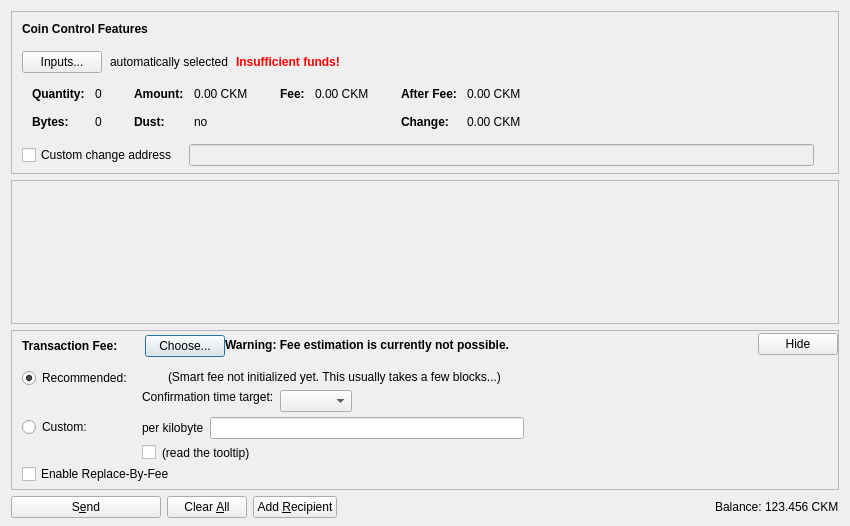
<?xml version="1.0" encoding="UTF-8"?>
<ui version="4.0">
 <class>SendCoinsDialog</class>
 <widget class="QDialog" name="SendCoinsDialog">
  <property name="geometry">
   <rect>
    <x>0</x>
    <y>0</y>
    <width>850</width>
    <height>526</height>
   </rect>
  </property>
  <property name="windowTitle">
   <string>Send Coins</string>
  </property>
  <layout class="QVBoxLayout" name="verticalLayout" stretch="0,1,0,0">
   <property name="bottomMargin">
    <number>8</number>
   </property>
   <item>
    <widget class="QFrame" name="frameCoinControl">
     <property name="sizePolicy">
      <sizepolicy hsizetype="Expanding" vsizetype="Expanding">
       <horstretch>0</horstretch>
       <verstretch>0</verstretch>
      </sizepolicy>
     </property>
     <property name="maximumSize">
      <size>
       <width>16777215</width>
       <height>16777215</height>
      </size>
     </property>
     <property name="frameShape">
      <enum>QFrame::StyledPanel</enum>
     </property>
     <property name="frameShadow">
      <enum>QFrame::Sunken</enum>
     </property>
     <layout class="QVBoxLayout" name="verticalLayoutCoinControl2">
      <property name="spacing">
       <number>0</number>
      </property>
      <property name="leftMargin">
       <number>0</number>
      </property>
      <property name="topMargin">
       <number>0</number>
      </property>
      <property name="rightMargin">
       <number>0</number>
      </property>
      <property name="bottomMargin">
       <number>6</number>
      </property>
      <item>
       <layout class="QVBoxLayout" name="verticalLayoutCoinControl" stretch="0,0,0,0,1">
        <property name="spacing">
         <number>0</number>
        </property>
        <property name="leftMargin">
         <number>10</number>
        </property>
        <property name="topMargin">
         <number>10</number>
        </property>
        <item>
         <layout class="QHBoxLayout" name="horizontalLayoutCoinControl1">
          <property name="bottomMargin">
           <number>15</number>
          </property>
          <item>
           <widget class="QLabel" name="labelCoinControlFeatures">
            <property name="sizePolicy">
             <sizepolicy hsizetype="Preferred" vsizetype="Maximum">
              <horstretch>0</horstretch>
              <verstretch>0</verstretch>
             </sizepolicy>
            </property>
            <property name="font">
             <font>
              <weight>75</weight>
              <bold>true</bold>
             </font>
            </property>
            <property name="styleSheet">
             <string notr="true">font-weight:bold;</string>
            </property>
            <property name="text">
             <string>Coin Control Features</string>
            </property>
           </widget>
          </item>
         </layout>
        </item>
        <item>
         <layout class="QHBoxLayout" name="horizontalLayoutCoinControl2" stretch="0,0,0,0">
          <property name="spacing">
           <number>8</number>
          </property>
          <property name="bottomMargin">
           <number>10</number>
          </property>
          <item>
           <widget class="QPushButton" name="pushButtonCoinControl">
            <property name="styleSheet">
             <string notr="true"/>
            </property>
            <property name="text">
             <string>Inputs...</string>
            </property>
            <property name="autoDefault">
             <bool>false</bool>
            </property>
           </widget>
          </item>
          <item>
           <widget class="QLabel" name="labelCoinControlAutomaticallySelected">
            <property name="text">
             <string>automatically selected</string>
            </property>
            <property name="margin">
             <number>5</number>
            </property>
           </widget>
          </item>
          <item>
           <widget class="QLabel" name="labelCoinControlInsuffFunds">
            <property name="font">
             <font>
              <weight>75</weight>
              <bold>true</bold>
             </font>
            </property>
            <property name="styleSheet">
             <string notr="true">color:red;font-weight:bold;</string>
            </property>
            <property name="text">
             <string>Insufficient funds!</string>
            </property>
            <property name="margin">
             <number>5</number>
            </property>
           </widget>
          </item>
          <item>
           <spacer name="horizontalSpacerCoinControl">
            <property name="orientation">
             <enum>Qt::Horizontal</enum>
            </property>
            <property name="sizeHint" stdset="0">
             <size>
              <width>40</width>
              <height>1</height>
             </size>
            </property>
           </spacer>
          </item>
         </layout>
        </item>
        <item>
         <widget class="QWidget" name="widgetCoinControl" native="true">
          <property name="sizePolicy">
           <sizepolicy hsizetype="Preferred" vsizetype="Preferred">
            <horstretch>0</horstretch>
            <verstretch>0</verstretch>
           </sizepolicy>
          </property>
          <property name="minimumSize">
           <size>
            <width>0</width>
            <height>0</height>
           </size>
          </property>
          <property name="styleSheet">
           <string notr="true"/>
          </property>
          <layout class="QHBoxLayout" name="horizontalLayoutCoinControl5">
           <property name="leftMargin">
            <number>0</number>
           </property>
           <property name="topMargin">
            <number>0</number>
           </property>
           <property name="rightMargin">
            <number>0</number>
           </property>
           <property name="bottomMargin">
            <number>0</number>
           </property>
           <item>
            <layout class="QHBoxLayout" name="horizontalLayoutCoinControl3" stretch="0,0,0,1">
             <property name="spacing">
              <number>20</number>
             </property>
             <property name="topMargin">
              <number>0</number>
             </property>
             <property name="bottomMargin">
              <number>10</number>
             </property>
             <item>
              <layout class="QFormLayout" name="formLayoutCoinControl1">
               <property name="horizontalSpacing">
                <number>10</number>
               </property>
               <property name="verticalSpacing">
                <number>14</number>
               </property>
               <property name="leftMargin">
                <number>10</number>
               </property>
               <property name="topMargin">
                <number>4</number>
               </property>
               <property name="rightMargin">
                <number>6</number>
               </property>
               <item row="0" column="0">
                <widget class="QLabel" name="labelCoinControlQuantityText">
                 <property name="font">
                  <font>
                   <weight>75</weight>
                   <bold>true</bold>
                  </font>
                 </property>
                 <property name="text">
                  <string>Quantity:</string>
                 </property>
                 <property name="margin">
                  <number>0</number>
                 </property>
                </widget>
               </item>
               <item row="0" column="1">
                <widget class="QLabel" name="labelCoinControlQuantity">
                 <property name="cursor">
                  <cursorShape>IBeamCursor</cursorShape>
                 </property>
                 <property name="contextMenuPolicy">
                  <enum>Qt::ActionsContextMenu</enum>
                 </property>
                 <property name="text">
                  <string notr="true">0</string>
                 </property>
                 <property name="margin">
                  <number>0</number>
                 </property>
                 <property name="textInteractionFlags">
                  <set>Qt::LinksAccessibleByMouse|Qt::TextSelectableByKeyboard|Qt::TextSelectableByMouse</set>
                 </property>
                </widget>
               </item>
               <item row="1" column="0">
                <widget class="QLabel" name="labelCoinControlBytesText">
                 <property name="font">
                  <font>
                   <weight>75</weight>
                   <bold>true</bold>
                  </font>
                 </property>
                 <property name="text">
                  <string>Bytes:</string>
                 </property>
                </widget>
               </item>
               <item row="1" column="1">
                <widget class="QLabel" name="labelCoinControlBytes">
                 <property name="cursor">
                  <cursorShape>IBeamCursor</cursorShape>
                 </property>
                 <property name="contextMenuPolicy">
                  <enum>Qt::ActionsContextMenu</enum>
                 </property>
                 <property name="text">
                  <string notr="true">0</string>
                 </property>
                 <property name="textInteractionFlags">
                  <set>Qt::LinksAccessibleByMouse|Qt::TextSelectableByKeyboard|Qt::TextSelectableByMouse</set>
                 </property>
                </widget>
               </item>
              </layout>
             </item>
             <item>
              <layout class="QFormLayout" name="formLayoutCoinControl2">
               <property name="horizontalSpacing">
                <number>10</number>
               </property>
               <property name="verticalSpacing">
                <number>14</number>
               </property>
               <property name="leftMargin">
                <number>6</number>
               </property>
               <property name="topMargin">
                <number>4</number>
               </property>
               <property name="rightMargin">
                <number>6</number>
               </property>
               <item row="0" column="0">
                <widget class="QLabel" name="labelCoinControlAmountText">
                 <property name="font">
                  <font>
                   <weight>75</weight>
                   <bold>true</bold>
                  </font>
                 </property>
                 <property name="text">
                  <string>Amount:</string>
                 </property>
                 <property name="margin">
                  <number>0</number>
                 </property>
                </widget>
               </item>
               <item row="0" column="1">
                <widget class="QLabel" name="labelCoinControlAmount">
                 <property name="cursor">
                  <cursorShape>IBeamCursor</cursorShape>
                 </property>
                 <property name="contextMenuPolicy">
                  <enum>Qt::ActionsContextMenu</enum>
                 </property>
                 <property name="text">
                  <string notr="true">0.00 CKM</string>
                 </property>
                 <property name="textInteractionFlags">
                  <set>Qt::LinksAccessibleByMouse|Qt::TextSelectableByKeyboard|Qt::TextSelectableByMouse</set>
                 </property>
                </widget>
               </item>
               <item row="1" column="0">
                <widget class="QLabel" name="labelCoinControlLowOutputText">
                 <property name="font">
                  <font>
                   <weight>75</weight>
                   <bold>true</bold>
                  </font>
                 </property>
                 <property name="text">
                  <string>Dust:</string>
                 </property>
                </widget>
               </item>
               <item row="1" column="1">
                <widget class="QLabel" name="labelCoinControlLowOutput">
                 <property name="cursor">
                  <cursorShape>IBeamCursor</cursorShape>
                 </property>
                 <property name="contextMenuPolicy">
                  <enum>Qt::ActionsContextMenu</enum>
                 </property>
                 <property name="text">
                  <string notr="true">no</string>
                 </property>
                 <property name="textInteractionFlags">
                  <set>Qt::LinksAccessibleByMouse|Qt::TextSelectableByKeyboard|Qt::TextSelectableByMouse</set>
                 </property>
                </widget>
               </item>
              </layout>
             </item>
             <item>
              <layout class="QFormLayout" name="formLayoutCoinControl3">
               <property name="horizontalSpacing">
                <number>10</number>
               </property>
               <property name="verticalSpacing">
                <number>14</number>
               </property>
               <property name="leftMargin">
                <number>6</number>
               </property>
               <property name="topMargin">
                <number>4</number>
               </property>
               <property name="rightMargin">
                <number>6</number>
               </property>
               <item row="0" column="0">
                <widget class="QLabel" name="labelCoinControlFeeText">
                 <property name="font">
                  <font>
                   <weight>75</weight>
                   <bold>true</bold>
                  </font>
                 </property>
                 <property name="text">
                  <string>Fee:</string>
                 </property>
                 <property name="margin">
                  <number>0</number>
                 </property>
                </widget>
               </item>
               <item row="0" column="1">
                <widget class="QLabel" name="labelCoinControlFee">
                 <property name="cursor">
                  <cursorShape>IBeamCursor</cursorShape>
                 </property>
                 <property name="contextMenuPolicy">
                  <enum>Qt::ActionsContextMenu</enum>
                 </property>
                 <property name="text">
                  <string notr="true">0.00 CKM</string>
                 </property>
                 <property name="textInteractionFlags">
                  <set>Qt::LinksAccessibleByMouse|Qt::TextSelectableByKeyboard|Qt::TextSelectableByMouse</set>
                 </property>
                </widget>
               </item>
              </layout>
             </item>
             <item>
              <layout class="QFormLayout" name="formLayoutCoinControl4">
               <property name="horizontalSpacing">
                <number>10</number>
               </property>
               <property name="verticalSpacing">
                <number>14</number>
               </property>
               <property name="leftMargin">
                <number>6</number>
               </property>
               <property name="topMargin">
                <number>4</number>
               </property>
               <property name="rightMargin">
                <number>6</number>
               </property>
               <item row="0" column="0">
                <widget class="QLabel" name="labelCoinControlAfterFeeText">
                 <property name="font">
                  <font>
                   <weight>75</weight>
                   <bold>true</bold>
                  </font>
                 </property>
                 <property name="text">
                  <string>After Fee:</string>
                 </property>
                 <property name="margin">
                  <number>0</number>
                 </property>
                </widget>
               </item>
               <item row="0" column="1">
                <widget class="QLabel" name="labelCoinControlAfterFee">
                 <property name="cursor">
                  <cursorShape>IBeamCursor</cursorShape>
                 </property>
                 <property name="contextMenuPolicy">
                  <enum>Qt::ActionsContextMenu</enum>
                 </property>
                 <property name="text">
                  <string notr="true">0.00 CKM</string>
                 </property>
                 <property name="textInteractionFlags">
                  <set>Qt::LinksAccessibleByMouse|Qt::TextSelectableByKeyboard|Qt::TextSelectableByMouse</set>
                 </property>
                </widget>
               </item>
               <item row="1" column="0">
                <widget class="QLabel" name="labelCoinControlChangeText">
                 <property name="font">
                  <font>
                   <weight>75</weight>
                   <bold>true</bold>
                  </font>
                 </property>
                 <property name="text">
                  <string>Change:</string>
                 </property>
                </widget>
               </item>
               <item row="1" column="1">
                <widget class="QLabel" name="labelCoinControlChange">
                 <property name="cursor">
                  <cursorShape>IBeamCursor</cursorShape>
                 </property>
                 <property name="contextMenuPolicy">
                  <enum>Qt::ActionsContextMenu</enum>
                 </property>
                 <property name="text">
                  <string notr="true">0.00 CKM</string>
                 </property>
                 <property name="textInteractionFlags">
                  <set>Qt::LinksAccessibleByMouse|Qt::TextSelectableByKeyboard|Qt::TextSelectableByMouse</set>
                 </property>
                </widget>
               </item>
              </layout>
             </item>
            </layout>
           </item>
          </layout>
         </widget>
        </item>
        <item>
         <layout class="QHBoxLayout" name="horizontalLayoutCoinControl4" stretch="0,0,0">
          <property name="spacing">
           <number>12</number>
          </property>
          <property name="sizeConstraint">
           <enum>QLayout::SetDefaultConstraint</enum>
          </property>
          <property name="topMargin">
           <number>5</number>
          </property>
          <property name="rightMargin">
           <number>5</number>
          </property>
          <item>
           <widget class="QCheckBox" name="checkBoxCoinControlChange">
            <property name="toolTip">
             <string>If this is activated, but the change address is empty or invalid, change will be sent to a newly generated address.</string>
            </property>
            <property name="text">
             <string>Custom change address</string>
            </property>
           </widget>
          </item>
          <item>
           <widget class="QValidatedLineEdit" name="lineEditCoinControlChange">
            <property name="enabled">
             <bool>false</bool>
            </property>
            <property name="sizePolicy">
             <sizepolicy hsizetype="Expanding" vsizetype="Fixed">
              <horstretch>0</horstretch>
              <verstretch>0</verstretch>
             </sizepolicy>
            </property>
           </widget>
          </item>
          <item>
           <widget class="QLabel" name="labelCoinControlChangeLabel">
            <property name="sizePolicy">
             <sizepolicy hsizetype="Preferred" vsizetype="Expanding">
              <horstretch>0</horstretch>
              <verstretch>0</verstretch>
             </sizepolicy>
            </property>
            <property name="minimumSize">
             <size>
              <width>0</width>
              <height>0</height>
             </size>
            </property>
            <property name="text">
             <string/>
            </property>
            <property name="margin">
             <number>3</number>
            </property>
           </widget>
          </item>
         </layout>
        </item>
        <item>
         <spacer name="verticalSpacerCoinControl">
          <property name="orientation">
           <enum>Qt::Vertical</enum>
          </property>
          <property name="sizeHint" stdset="0">
           <size>
            <width>800</width>
            <height>1</height>
           </size>
          </property>
         </spacer>
        </item>
       </layout>
      </item>
     </layout>
    </widget>
   </item>
   <item>
    <widget class="QScrollArea" name="scrollArea">
     <property name="widgetResizable">
      <bool>true</bool>
     </property>
     <widget class="QWidget" name="scrollAreaWidgetContents">
      <property name="geometry">
       <rect>
        <x>0</x>
        <y>0</y>
        <width>830</width>
        <height>104</height>
       </rect>
      </property>
      <layout class="QVBoxLayout" name="verticalLayout_2" stretch="0,1">
       <property name="leftMargin">
        <number>0</number>
       </property>
       <property name="topMargin">
        <number>0</number>
       </property>
       <property name="rightMargin">
        <number>0</number>
       </property>
       <property name="bottomMargin">
        <number>0</number>
       </property>
       <item>
        <layout class="QVBoxLayout" name="entries">
         <property name="spacing">
          <number>6</number>
         </property>
        </layout>
       </item>
       <item>
        <spacer name="verticalSpacer">
         <property name="orientation">
          <enum>Qt::Vertical</enum>
         </property>
         <property name="sizeHint" stdset="0">
          <size>
           <width>20</width>
           <height>40</height>
          </size>
         </property>
        </spacer>
       </item>
      </layout>
     </widget>
    </widget>
   </item>
   <item>
    <widget class="QFrame" name="frameFee">
     <property name="sizePolicy">
      <sizepolicy hsizetype="Expanding" vsizetype="Expanding">
       <horstretch>0</horstretch>
       <verstretch>0</verstretch>
      </sizepolicy>
     </property>
     <property name="maximumSize">
      <size>
       <width>16777215</width>
       <height>16777215</height>
      </size>
     </property>
     <property name="frameShape">
      <enum>QFrame::StyledPanel</enum>
     </property>
     <property name="frameShadow">
      <enum>QFrame::Sunken</enum>
     </property>
     <layout class="QVBoxLayout" name="verticalLayoutFee1">
      <property name="spacing">
       <number>0</number>
      </property>
      <property name="leftMargin">
       <number>0</number>
      </property>
      <property name="topMargin">
       <number>0</number>
      </property>
      <property name="rightMargin">
       <number>0</number>
      </property>
      <property name="bottomMargin">
       <number>0</number>
      </property>
      <item>
       <layout class="QVBoxLayout" name="verticalLayoutFee2" stretch="0,0,0">
        <property name="spacing">
         <number>0</number>
        </property>
        <property name="leftMargin">
         <number>10</number>
        </property>
        <property name="topMargin">
         <number>0</number>
        </property>
        <item>
         <layout class="QHBoxLayout" name="horizontalLayoutFee1">
          <property name="bottomMargin">
           <number>0</number>
          </property>
          <item>
           <layout class="QVBoxLayout" name="verticalLayoutFee7">
            <property name="spacing">
             <number>0</number>
            </property>
            <item>
             <spacer name="verticalSpacerSmartFee">
              <property name="orientation">
               <enum>Qt::Vertical</enum>
              </property>
              <property name="sizeType">
               <enum>QSizePolicy::Fixed</enum>
              </property>
              <property name="sizeHint" stdset="0">
               <size>
                <width>1</width>
                <height>4</height>
               </size>
              </property>
             </spacer>
            </item>
            <item>
             <layout class="QHBoxLayout" name="horizontalLayoutSmartFee">
              <property name="spacing">
               <number>10</number>
              </property>
              <item>
               <widget class="QLabel" name="labelFeeHeadline">
                <property name="sizePolicy">
                 <sizepolicy hsizetype="Preferred" vsizetype="Maximum">
                  <horstretch>0</horstretch>
                  <verstretch>0</verstretch>
                 </sizepolicy>
                </property>
                <property name="font">
                 <font>
                  <weight>75</weight>
                  <bold>true</bold>
                 </font>
                </property>
                <property name="styleSheet">
                 <string notr="true">font-weight:bold;</string>
                </property>
                <property name="text">
                 <string>Transaction Fee:</string>
                </property>
               </widget>
              </item>
              <item>
               <widget class="QLabel" name="labelFeeMinimized">
                <property name="text">
                 <string/>
                </property>
               </widget>
              </item>
              <item>
               <widget class="QPushButton" name="buttonChooseFee">
                <property name="text">
                 <string>Choose...</string>
                </property>
               </widget>
              </item>
             </layout>
            </item>
            <item>
             <spacer name="verticalSpacer_5">
              <property name="orientation">
               <enum>Qt::Vertical</enum>
              </property>
              <property name="sizeHint" stdset="0">
               <size>
                <width>1</width>
                <height>1</height>
               </size>
              </property>
             </spacer>
            </item>
           </layout>
          </item>
          <item>
           <widget class="QLabel" name="fallbackFeeWarningLabel">
            <property name="toolTip">
             <string>Using the fallbackfee can result in sending a transaction that will take several hours or days (or never) to confirm. Consider choosing your fee manually or wait until you have validated the complete chain.</string>
            </property>
            <property name="font">
            <font>
                <weight>75</weight>
                <bold>true</bold>
            </font>
            </property>
            <property name="text">
             <string>Warning: Fee estimation is currently not possible.</string>
            </property>
            <property name="wordWrap">
             <bool>false</bool>
            </property>
           </widget>
          </item>
          <item>
           <spacer name="horizontalSpacer_4">
            <property name="orientation">
             <enum>Qt::Horizontal</enum>
            </property>
            <property name="sizeType">
             <enum>QSizePolicy::MinimumExpanding</enum>
            </property>
            <property name="sizeHint" stdset="0">
             <size>
              <width>40</width>
              <height>20</height>
             </size>
            </property>
           </spacer>
          </item>
          <item>
           <widget class="QPushButton" name="buttonMinimizeFee">
            <property name="toolTip">
             <string>collapse fee-settings</string>
            </property>
            <property name="text">
             <string>Hide</string>
            </property>
           </widget>
          </item>
         </layout>
        </item>
        <item>
         <widget class="QFrame" name="frameFeeSelection">
          <layout class="QVBoxLayout" name="verticalLayoutFee12">
           <property name="spacing">
            <number>0</number>
           </property>
           <property name="leftMargin">
            <number>0</number>
           </property>
           <property name="topMargin">
            <number>0</number>
           </property>
           <property name="rightMargin">
            <number>0</number>
           </property>
           <property name="bottomMargin">
            <number>0</number>
           </property>
           <item>
            <layout class="QGridLayout" name="gridLayoutFee">
             <property name="topMargin">
              <number>10</number>
             </property>
             <property name="bottomMargin">
              <number>4</number>
             </property>
             <property name="horizontalSpacing">
              <number>10</number>
             </property>
             <property name="verticalSpacing">
              <number>4</number>
             </property>
             <item row="1" column="1">
              <layout class="QVBoxLayout" name="verticalLayoutFee8">
               <property name="spacing">
                <number>6</number>
               </property>
               <item>
                <layout class="QHBoxLayout" name="horizontalLayoutFee13">
                 <item>
                  <widget class="QLabel" name="labelCustomPerKilobyte">
                   <property name="toolTip">
                    <string>Specify a custom fee per kB (1,000 bytes) of the transaction's virtual size.

Note:  Since the fee is calculated on a per-byte basis, a fee of "100 satoshis per kB" for a transaction size of 500 bytes (half of 1 kB) would ultimately yield a fee of only 50 satoshis.</string>
                   </property>
                   <property name="text">
                    <string>per kilobyte</string>
                   </property>
                  </widget>
                 </item>
                 <item>
                  <widget class="ChuckrumAmountField" name="customFee"/>
                 </item>
                 <item>
                  <spacer name="horizontalSpacer_6">
                   <property name="orientation">
                    <enum>Qt::Horizontal</enum>
                   </property>
                   <property name="sizeHint" stdset="0">
                    <size>
                     <width>1</width>
                     <height>1</height>
                    </size>
                   </property>
                  </spacer>
                 </item>
                </layout>
               </item>
               <item>
                <layout class="QHBoxLayout" name="horizontalLayoutFee8">
                 <item>
                  <widget class="QCheckBox" name="checkBoxMinimumFee">
                   <property name="toolTip">
                    <string>Paying only the minimum fee is just fine as long as there is less transaction volume than space in the blocks. But be aware that this can end up in a never confirming transaction once there is more demand for chuckrum transactions than the network can process.</string>
                   </property>
                   <property name="text">
                    <string/>
                   </property>
                  </widget>
                 </item>
                 <item>
                  <widget class="QLabel" name="labelMinFeeWarning">
                   <property name="enabled">
                    <bool>true</bool>
                   </property>
                   <property name="toolTip">
                    <string>Paying only the minimum fee is just fine as long as there is less transaction volume than space in the blocks. But be aware that this can end up in a never confirming transaction once there is more demand for chuckrum transactions than the network can process.</string>
                   </property>
                   <property name="text">
                    <string>(read the tooltip)</string>
                   </property>
                   <property name="margin">
                    <number>5</number>
                   </property>
                  </widget>
                 </item>
                 <item>
                  <spacer name="horizontalSpacer_2">
                   <property name="orientation">
                    <enum>Qt::Horizontal</enum>
                   </property>
                   <property name="sizeHint" stdset="0">
                    <size>
                     <width>1</width>
                     <height>1</height>
                    </size>
                   </property>
                  </spacer>
                 </item>
                </layout>
               </item>
              </layout>
             </item>
             <item row="0" column="0">
              <layout class="QVBoxLayout" name="verticalLayoutFee4" stretch="0,1">
               <item>
                <widget class="QRadioButton" name="radioSmartFee">
                 <property name="text">
                  <string>Recommended:</string>
                 </property>
                 <property name="checked">
                  <bool>true</bool>
                 </property>
                 <attribute name="buttonGroup">
                  <string notr="true">groupFee</string>
                 </attribute>
                </widget>
               </item>
               <item>
                <spacer name="verticalSpacer_2">
                 <property name="orientation">
                  <enum>Qt::Vertical</enum>
                 </property>
                 <property name="sizeHint" stdset="0">
                  <size>
                   <width>1</width>
                   <height>1</height>
                  </size>
                 </property>
                </spacer>
               </item>
              </layout>
             </item>
             <item row="1" column="0">
              <layout class="QVBoxLayout" name="verticalLayoutFee9" stretch="0,1">
               <item>
                <widget class="QRadioButton" name="radioCustomFee">
                 <property name="text">
                  <string>Custom:</string>
                 </property>
                 <attribute name="buttonGroup">
                  <string notr="true">groupFee</string>
                 </attribute>
                </widget>
               </item>
               <item>
                <spacer name="verticalSpacer_6">
                 <property name="orientation">
                  <enum>Qt::Vertical</enum>
                 </property>
                 <property name="sizeHint" stdset="0">
                  <size>
                   <width>1</width>
                   <height>1</height>
                  </size>
                 </property>
                </spacer>
               </item>
              </layout>
             </item>
             <item row="0" column="1">
              <layout class="QVBoxLayout" name="verticalLayoutFee3" stretch="0,0,1">
               <property name="spacing">
                <number>6</number>
               </property>
               <property name="topMargin">
                <number>2</number>
               </property>
               <item>
                <layout class="QHBoxLayout" name="horizontalLayoutFee12">
                 <item>
                  <widget class="QLabel" name="labelSmartFee">
                   <property name="text">
                    <string/>
                   </property>
                   <property name="margin">
                    <number>2</number>
                   </property>
                  </widget>
                 </item>
                 <item>
                  <widget class="QLabel" name="labelFeeEstimation">
                   <property name="text">
                    <string/>
                   </property>
                  </widget>
                 </item>
                 <item>
                  <widget class="QLabel" name="labelSmartFee2">
                   <property name="text">
                    <string>(Smart fee not initialized yet. This usually takes a few blocks...)</string>
                   </property>
                   <property name="margin">
                    <number>2</number>
                   </property>
                  </widget>
                 </item>
                 <item>
                  <spacer name="horizontalSpacer_5">
                   <property name="orientation">
                    <enum>Qt::Horizontal</enum>
                   </property>
                   <property name="sizeHint" stdset="0">
                    <size>
                     <width>1</width>
                     <height>1</height>
                    </size>
                   </property>
                  </spacer>
                 </item>
                </layout>
               </item>
               <item>
                <layout class="QHBoxLayout" name="horizontalLayoutFee9">
                 <item>
                  <layout class="QVBoxLayout" name="verticalLayoutFee6">
                   <item>
                    <widget class="QLabel" name="labelSmartFee3">
                     <property name="text">
                      <string>Confirmation time target:</string>
                     </property>
                     <property name="margin">
                      <number>2</number>
                     </property>
                    </widget>
                   </item>
                   <item>
                    <spacer name="verticalSpacer_3">
                     <property name="orientation">
                      <enum>Qt::Vertical</enum>
                     </property>
                     <property name="sizeHint" stdset="0">
                      <size>
                       <width>1</width>
                       <height>1</height>
                      </size>
                     </property>
                    </spacer>
                   </item>
                  </layout>
                 </item>
                 <item>
                  <layout class="QVBoxLayout" name="verticalLayoutFee5">
                   <property name="rightMargin">
                    <number>30</number>
                   </property>
                   <item>
                    <layout class="QHBoxLayout" name="horizontalLayoutConfTarget">
                     <property name="bottomMargin">
                      <number>0</number>
                     </property>
                     <item>
                      <widget class="QComboBox" name="confTargetSelector"/>
                     </item>
                     <item>
                      <spacer name="horizontalSpacerConfTarget">
                       <property name="orientation">
                        <enum>Qt::Horizontal</enum>
                       </property>
                       <property name="sizeHint" stdset="0">
                        <size>
                         <width>40</width>
                         <height>20</height>
                        </size>
                       </property>
                      </spacer>
                     </item>
                    </layout>
                   </item>
                  </layout>
                 </item>
                </layout>
               </item>
               <item>
                <spacer name="verticalSpacer_4">
                 <property name="orientation">
                  <enum>Qt::Vertical</enum>
                 </property>
                 <property name="sizeHint" stdset="0">
                  <size>
                   <width>1</width>
                   <height>1</height>
                  </size>
                 </property>
                </spacer>
               </item>
              </layout>
             </item>
            </layout>
           </item>
           <item>
            <widget class="QCheckBox" name="optInRBF">
             <property name="text">
              <string>Enable Replace-By-Fee</string>
             </property>
             <property name="toolTip">
              <string>With Replace-By-Fee (BIP-125) you can increase a transaction's fee after it is sent. Without this, a higher fee may be recommended to compensate for increased transaction delay risk.</string>
             </property>
            </widget>
           </item>
          </layout>
         </widget>
        </item>
        <item>
         <spacer name="verticalSpacerFee">
          <property name="orientation">
           <enum>Qt::Vertical</enum>
          </property>
          <property name="sizeHint" stdset="0">
           <size>
            <width>40</width>
            <height>5</height>
           </size>
          </property>
         </spacer>
        </item>
       </layout>
      </item>
     </layout>
    </widget>
   </item>
   <item>
    <layout class="QHBoxLayout" name="horizontalLayout">
     <item>
      <widget class="QPushButton" name="sendButton">
       <property name="minimumSize">
        <size>
         <width>150</width>
         <height>0</height>
        </size>
       </property>
       <property name="toolTip">
        <string>Confirm the send action</string>
       </property>
       <property name="text">
        <string>S&amp;end</string>
       </property>
       <property name="icon">
        <iconset resource="../chuckrum.qrc">
         <normaloff>:/icons/send</normaloff>:/icons/send</iconset>
       </property>
       <property name="autoDefault">
        <bool>false</bool>
       </property>
       <property name="default">
        <bool>false</bool>
       </property>
      </widget>
     </item>
     <item>
      <widget class="QPushButton" name="clearButton">
       <property name="sizePolicy">
        <sizepolicy hsizetype="Minimum" vsizetype="Fixed">
         <horstretch>0</horstretch>
         <verstretch>0</verstretch>
        </sizepolicy>
       </property>
       <property name="toolTip">
        <string>Clear all fields of the form.</string>
       </property>
       <property name="text">
        <string>Clear &amp;All</string>
       </property>
       <property name="icon">
        <iconset resource="../chuckrum.qrc">
         <normaloff>:/icons/remove</normaloff>:/icons/remove</iconset>
       </property>
       <property name="autoDefault">
        <bool>false</bool>
       </property>
      </widget>
     </item>
     <item>
      <widget class="QPushButton" name="addButton">
       <property name="toolTip">
        <string>Send to multiple recipients at once</string>
       </property>
       <property name="text">
        <string>Add &amp;Recipient</string>
       </property>
       <property name="icon">
        <iconset resource="../chuckrum.qrc">
         <normaloff>:/icons/add</normaloff>:/icons/add</iconset>
       </property>
       <property name="autoDefault">
        <bool>false</bool>
       </property>
      </widget>
     </item>
     <item>
      <spacer name="horizontalSpacer">
       <property name="orientation">
        <enum>Qt::Horizontal</enum>
       </property>
       <property name="sizeHint" stdset="0">
        <size>
         <width>40</width>
         <height>20</height>
        </size>
       </property>
      </spacer>
     </item>
     <item>
      <layout class="QHBoxLayout" name="horizontalLayout_2">
       <property name="spacing">
        <number>3</number>
       </property>
       <item>
        <widget class="QLabel" name="label">
         <property name="sizePolicy">
          <sizepolicy hsizetype="Preferred" vsizetype="Fixed">
           <horstretch>0</horstretch>
           <verstretch>0</verstretch>
          </sizepolicy>
         </property>
         <property name="text">
          <string>Balance:</string>
         </property>
        </widget>
       </item>
       <item>
        <widget class="QLabel" name="labelBalance">
         <property name="sizePolicy">
          <sizepolicy hsizetype="Preferred" vsizetype="Fixed">
           <horstretch>0</horstretch>
           <verstretch>0</verstretch>
          </sizepolicy>
         </property>
         <property name="cursor">
          <cursorShape>IBeamCursor</cursorShape>
         </property>
         <property name="text">
          <string notr="true">123.456 CKM</string>
         </property>
         <property name="textInteractionFlags">
          <set>Qt::LinksAccessibleByMouse|Qt::TextSelectableByKeyboard|Qt::TextSelectableByMouse</set>
         </property>
        </widget>
       </item>
      </layout>
     </item>
    </layout>
   </item>
  </layout>
 </widget>
 <customwidgets>
  <customwidget>
   <class>QValidatedLineEdit</class>
   <extends>QLineEdit</extends>
   <header>qt/qvalidatedlineedit.h</header>
  </customwidget>
  <customwidget>
   <class>ChuckrumAmountField</class>
   <extends>QLineEdit</extends>
   <header>qt/chuckrumamountfield.h</header>
   <container>1</container>
  </customwidget>
 </customwidgets>
 <resources>
  <include location="../chuckrum.qrc"/>
 </resources>
 <connections/>
 <buttongroups>
  <buttongroup name="groupFee"/>
 </buttongroups>
</ui>
